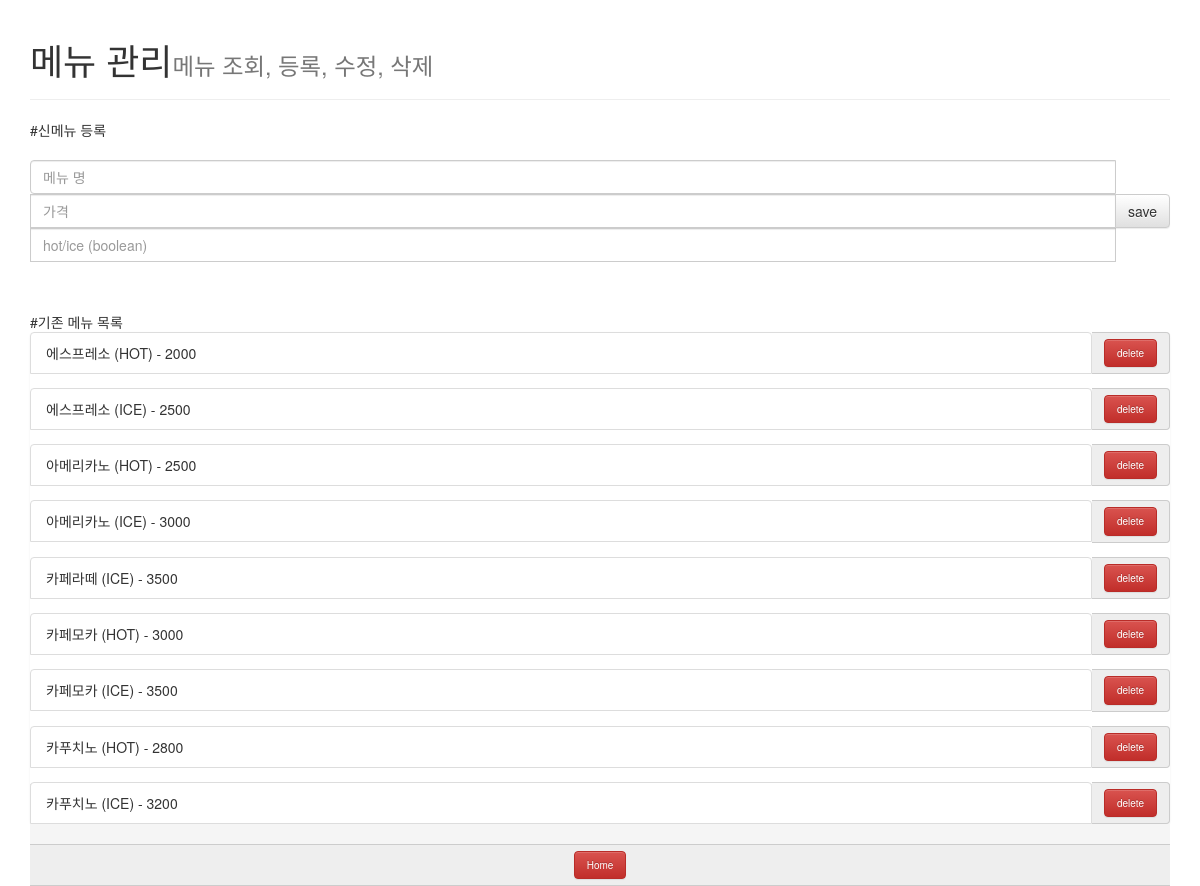
Page /indexMenu/ on the committed database.
### bell_app/models.py (models this page shows)
class Menu(models.Model):
    menu_name = models.CharField(max_length = 100) #메뉴 이름
    menu_price = models.IntegerField() #가격
    menu_hot_ice = models.CharField(max_length = 50) # hot/ice

### bell_app/views.py (the view)
# urls.py: path('indexMenu/',views.indexMenu, name = 'indexMenu'),
def indexMenu(request):
    menus = Menu.objects.all()
    content = {'menus':menus}
    return render(request, 'bell_app/indexMenu.html',content)

### bell_app/templates/bell_app/indexMenu.html (shortened to what this page needs)
<html lang="ko">
<head>
    <link rel="stylesheet" href="https://maxcdn.bootstrapcdn.com/bootstrap/3.3.2/css/bootstrap.min.css">
    <link rel="stylesheet" href="https://maxcdn.bootstrapcdn.com/bootstrap/3.3.2/css/bootstrap-theme.min.css">
</head>
<body>
    <div class="container">
        <div class="header">
            <div class="page-header">
                <h1>메뉴 관리<small>메뉴 조회, 등록, 수정, 삭제</small></h1>
            </div>
        </div>
        <div class="content">
            #신메뉴 등록
            <div class="messageDiv">
                <form action="./createMenu/" method="POST">{% csrf_token %}
                    <div class="input-group">
                        <input id="todoContent" name="MenuName" type="text" class="form-control" placeholder="메뉴 명">
                        <input id="todoContent" name="MenuPrice" type="text" class="form-control" placeholder="가격">
                        <input id="todoContent" name="MenuHotIce" type="text" class="form-control" placeholder="hot/ice (boolean)">
                        <span class="input-group-btn">
                            <button class="btn btn-default" type="submit">save</button>
                        </span>
                    </div>
                </form>
            </div>
            #기존 메뉴 목록
            <div class="toDoDiv">
                <ul class="list-group">
                    {% for menu in menus %}
                    <form action="./deleteMenu/" method="GET">
                        <div class="input-group" name='menu1'>
                            <li class="list-group-item">{{menu.menu_name}} ({{menu.menu_hot_ice}}) - {{menu.menu_price}} </li>
                            <span class="input-group-addon">
                                <button type="submit" class="custom-btn btn btn-danger">delete</button>
                            </span>
                        </div>
                    </form>
                    {% endfor %}
                </ul>
            </div>
            <div class="jump_to_home">
                <form action="http://127.0.0.1:8000/" method="GET">
                    <div class="input-group" name='menu1'>
                        <span class="input-group-addon">
                            <button type="submit" class="custom-btn btn btn-danger">Home</button>
                        </span>
                    </div>
                </form>
            </div>
        </div>
        <div class="panel-footer">
        </div>
    </div>
</body>
</html>

### bell_app/templates/bell_app/indexMenu.html (style rules this page uses)
.content { height: 75%; }
.messageDiv { margin-top: 20px; margin-bottom: 50px; }
.custom-btn { font-size: 10px; }
.panel-footer { height:10%; color:gray; }

### rows in the picture
Menu: menu_name "에스프레소", menu_hot_ice "HOT", menu_price "2000"
Menu: menu_name "에스프레소", menu_hot_ice "ICE", menu_price "2500"
Menu: menu_name "아메리카노", menu_hot_ice "HOT", menu_price "2500"
Menu: menu_name "아메리카노", menu_hot_ice "ICE", menu_price "3000"
Menu: menu_name "카페라떼", menu_hot_ice "ICE", menu_price "3500"
Menu: menu_name "카페모카", menu_hot_ice "HOT", menu_price "3000"
Menu: menu_name "카페모카", menu_hot_ice "ICE", menu_price "3500"
Menu: menu_name "카푸치노", menu_hot_ice "HOT", menu_price "2800"
Menu: menu_name "카푸치노", menu_hot_ice "ICE", menu_price "3200"
